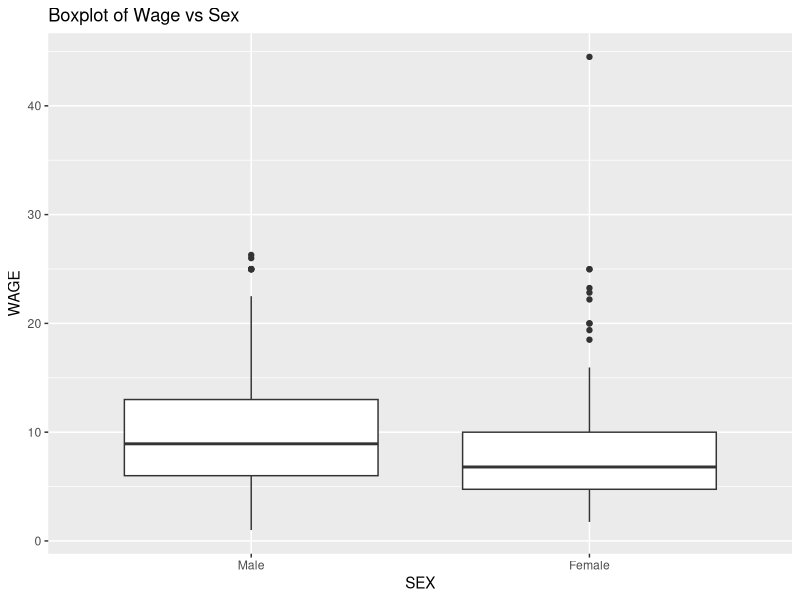
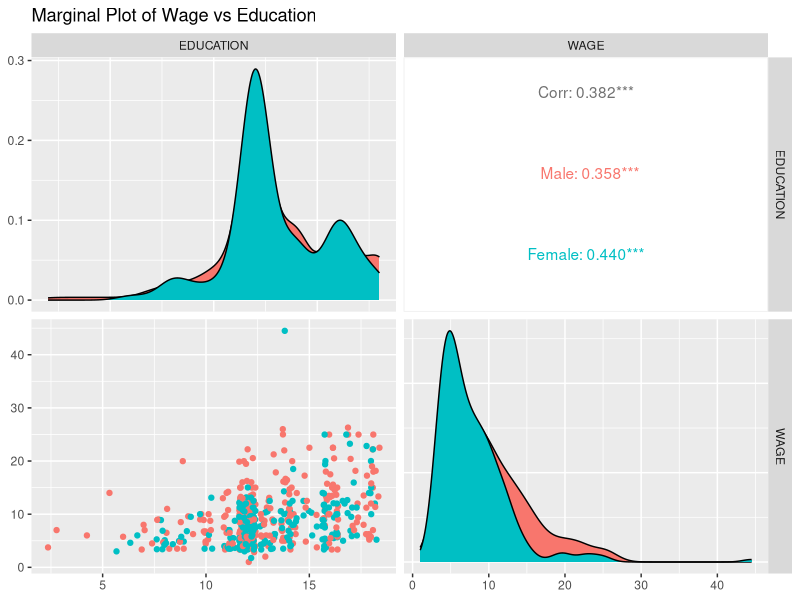
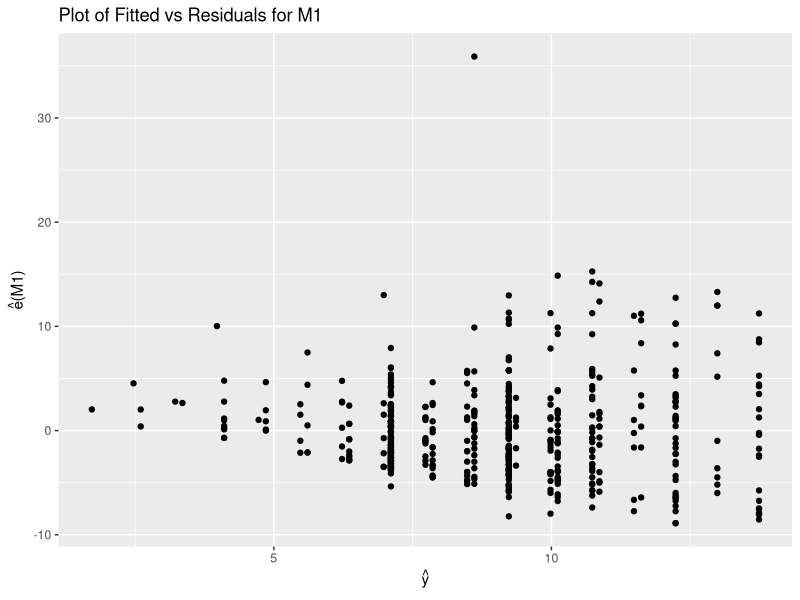
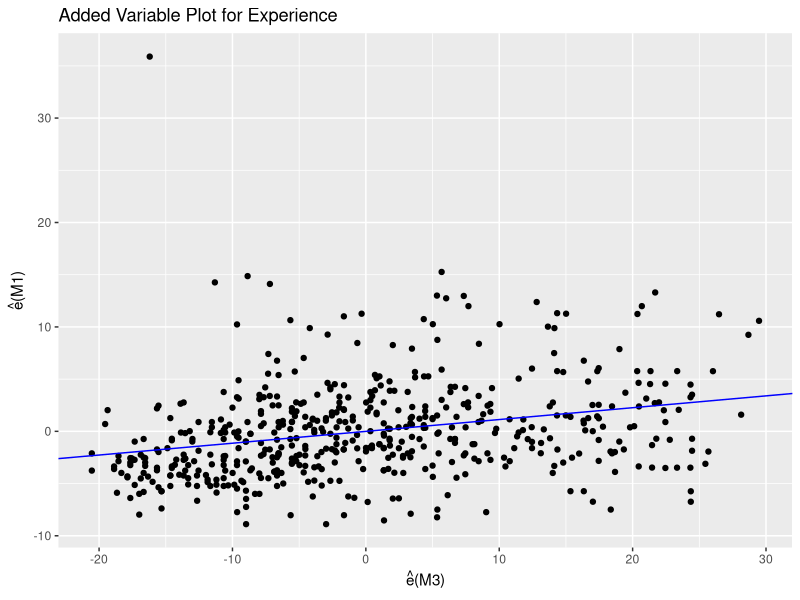
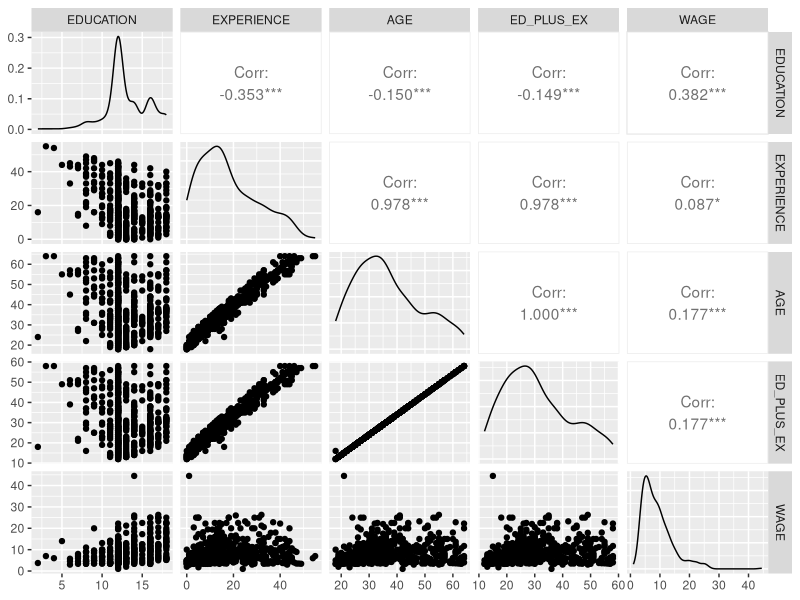
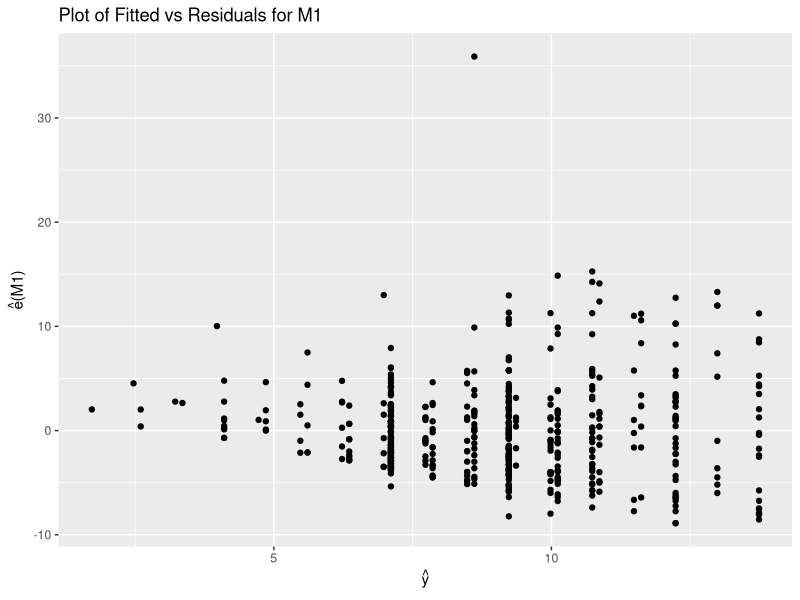
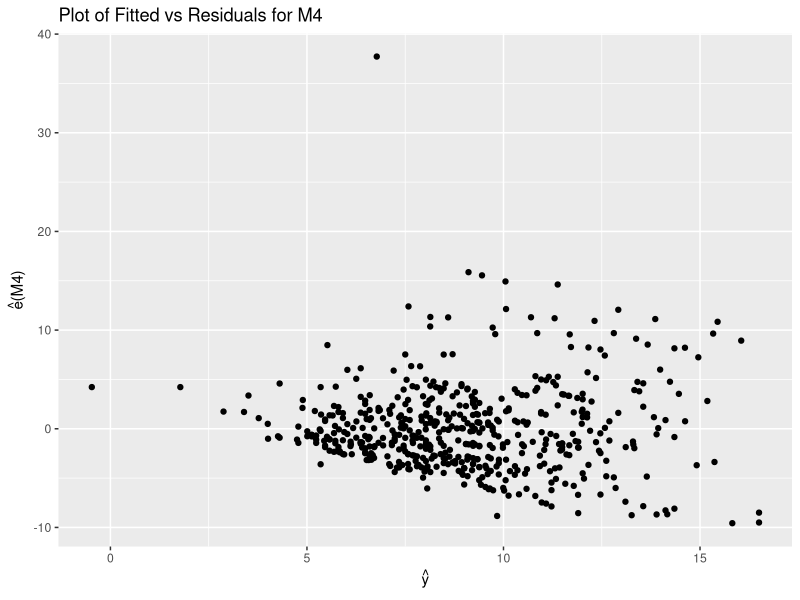
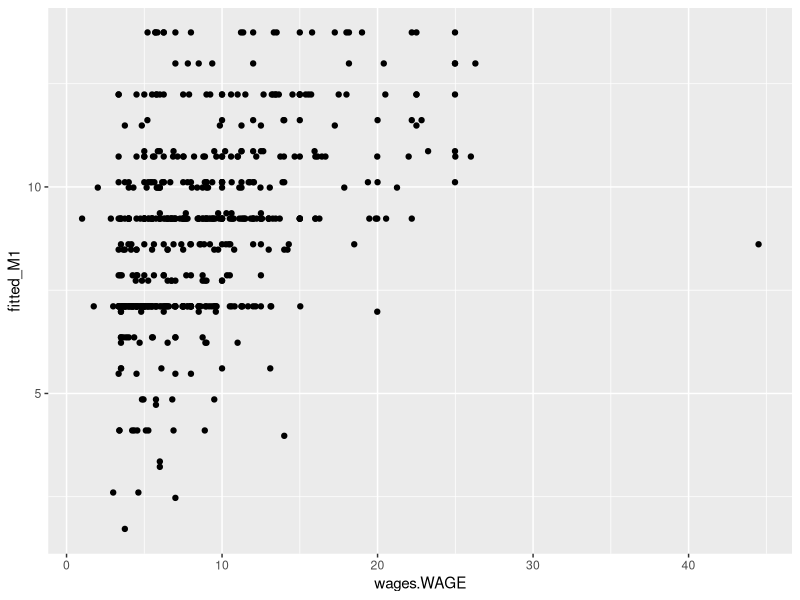

R code for these plots, in order: (Note: this script raises an error after producing the figures.)
## ---- chunk 1
library(ggplot2)
library(GGally)
# create dataframe
wages <- read.csv(file = "../data/cpswages.dat.txt", header = FALSE, sep=" ")
names(wages) <- c("EDUCATION",	"SOUTH", "SEX", "EXPERIENCE", "UNION",  "WAGE", "AGE", "RACE", "OCCUPATION", "SECTOR", "MARR")
wages = wages[,c(1,2,3,4,5,7,8,9,10,11,6)]

# Set up factors
wages$SOUTH <- factor(wages$SOUTH, levels=c(0,1),
                    labels=c('North','South'))

wages$SEX <- factor(wages$SEX, levels=c(0,1),
                    labels=c('Male','Female'))

wages$UNION <- factor(wages$UNION, levels=c(0,1),
                    labels=c('Non-Unionized','Unionized'))

wages$RACE <- factor(wages$RACE, levels=c(1,2,3),
                    labels=c('Other','Hispanic', 'White'))

wages$OCCUPATION <- factor(wages$OCCUPATION, levels=c(1,2,3,4,5,6),
                    labels=c('Management','Sales','Clerical','Service','Professional','Other'))

wages$SECTOR <- factor(wages$SECTOR, levels=c(0,1,2),
                       labels=c('Other','Manufacturing','Construction'))

wages$MARR <- factor(wages$MARR, levels=c(0,1),
                       labels=c('Unmarried','Married'))

wages$MANUFACTURING <- 1*(wages$SECTOR == 'Manufacturing')
wages$CONSTRUCTION <- 1*(wages$SECTOR == 'Construction')

wages$MANAGEMENT <- 1*(wages$OCCUPATION == 'Management')
wages$SALES <- 1*(wages$OCCUPATION == 'Sales')
wages$CLERICAL <- 1*(wages$OCCUPATION == 'Clerical')
wages$SERVICE <- 1*(wages$OCCUPATION == 'Service')
wages$PROFESSIONAL <- 1*(wages$OCCUPATION == 'Professional')

wages$WHITE <- 1*(wages$RACE == 'White')
wages$HISPANIC <- 1*(wages$RACE == 'Hispanic')

wages$ED_PLUS_EX <- wages$EDUCATION + wages$EXPERIENCE

women <- subset(wages,SEX=='Female')
men <- subset(wages,SEX=='Male')
## ---- chunk 2
p <- ggplot( wages, aes ( x = SEX, y = WAGE) )
p + geom_boxplot() + ggtitle("Boxplot of Wage vs Sex")
## ---- chunk 3
ggpairs(wages,columns = c("EDUCATION", "WAGE"), 
        lower = list(continuous=wrap("points", position="jitter")), 
        aes(colour=SEX)) + 
  ggtitle("Marginal Plot of Wage vs Education")
## ---- chunk 4
M1<-lm(WAGE~EDUCATION+SEX, data=wages)
M2<-lm(WAGE~EDUCATION+SEX+SEX:EDUCATION, data=wages)

cat(paste("Residual Standard Error for M1: ", round(sigma(M1),digits = 4), "\n",
          "Residual Standard Error for M2: ", round(sigma(M2),digits = 4), "\n",
          "Coefficient for interaction term: ",
          round(coef(M2)["EDUCATION:SEXFemale"],digits=4), "\n",
          "Confidence interval for coefficient of interaction term: ",
          list(round(confint(M2)["EDUCATION:SEXFemale",],digits=4)), "\n",
          "p-value for interaction term coefficient: ", 
          round(summary(M2)$coefficients[4,4],digits=4),
          sep = ""))

## ---- chunk 5
coef(M1)
confint(M1)
## ---- chunk 6
M3 <- lm( EXPERIENCE ~ EDUCATION + SEX, data = wages)
## ---- chunk 7
resid_M1 <- resid(M1)
resid_M3 <- resid(M3)
fitted_M1 <- fitted(M1)

avp_df <- data.frame(resid_M1, resid_M3, fitted_M1)
ex_avp_mod <- lm(resid_M1 ~ resid_M3, data = avp_df)

f_vs_rs_M1 <- ggplot( avp_df, aes ( x = fitted_M1, y = resid_M1) ) 
f_vs_rs_M1 + geom_point() +
  ggtitle("Plot of Fitted vs Residuals for M1") + 
  xlab(expression(hat(y))) + 
  ylab(expression(paste(hat(e), "(M1)")))

p_added_v_edu_exp <- ggplot( avp_df, aes ( x = resid_M3, y = resid_M1) ) 
p_added_v_edu_exp + geom_point() +
  #geom_smooth(data=wages, method='lm',formula=y~x,color="pink") +
  geom_abline ( intercept = coef(ex_avp_mod)[1], slope = coef(ex_avp_mod)[2], color="blue" ) +
  ggtitle("Added Variable Plot for Experience") +
  xlab(expression(paste(hat(e), "(M3)"))) +
  ylab(expression(paste(hat(e), "(M1)")))

cat(paste("R squared value of regression on AVP for experience:",round(summary(ex_avp_mod)$r.squared,digits = 4)))
## ---- chunk 8
M4 <- lm( WAGE ~ EDUCATION + SEX + EXPERIENCE, data = wages)
summary(M4)
## ---- chunk 9
ggpairs ( wages, columns = c("EDUCATION","EXPERIENCE","AGE","ED_PLUS_EX", "WAGE") )
## ---- chunk 10
f_vs_rs_M1 + geom_point() +
  ggtitle("Plot of Fitted vs Residuals for M1") + 
  xlab(expression(hat(y))) + 
  ylab(expression(paste(hat(e), "(M1)")))

resid_M4 <- resid(M4)
fitted_M4 <- fitted(M4)

df_M4 <- data.frame(resid_M4, fitted_M4)

f_vs_rs_M4 <- ggplot( df_M4, aes ( x = fitted_M4, y = resid_M4) ) 
f_vs_rs_M4 + geom_point() +
  ggtitle("Plot of Fitted vs Residuals for M4") + 
  xlab(expression(hat(y))) + 
  ylab(expression(paste(hat(e), "(M4)")))
## ---- chunk 11
fitted_M1 <- fitted(M1)
fitted_M4 <- fitted(M4)
inv_fitt_df <- data.frame(fitted_M1,fitted_M4, wages$WAGE)
inv_fitt_value_M1 <- ggplot( inv_fitt_df, aes ( x =wages.WAGE , y = fitted_M1) )
inv_fitt_value_M1 + geom_point()

inv_fitt_value_M4 <- ggplot( inv_fitt_df, aes ( x =wages.WAGE , y = fitted_M4) )
inv_fitt_value_M4 + geom_point()
## ---- chunk 12
bc <- boxcox(M4)
optimal_l <- bc$x[which.max(bc$y)]
## ---- chunk 13
qplot(log(wages$WAGE), geom="histogram") + xlab("log(WAGE)")
## ---- chunk 14
M5 <- lm( log(WAGE) ~ EDUCATION + SEX + EXPERIENCE, data = wages)
summary(M5)
## ---- chunk 15
occ_table <- wages %>% 
  group_by(OCCUPATION,SECTOR) %>%
  summarise(Total = length(OCCUPATION),
            Male = length(subset(OCCUPATION,SEX=="Male")),
            Female = length(subset(OCCUPATION,SEX=="Female")),
            MeanWage = round(mean(WAGE),digits = 4),
            se = sd(WAGE))
kable(occ_table)
occ_table$OCC_SEC <- paste(substring(occ_table$OCCUPATION,1,4) ,substring(occ_table$SECTOR,1,4) )
occ_table
#kable(subset(occ_table,Total>=20))
ggplot(occ_table, aes(x=OCC_SEC,y=MeanWage)) +
  geom_errorbar(aes(ymin=MeanWage-se, ymax=MeanWage+se), width=.1) +
  geom_point() + 
  xlab("Abbreviated Occupation-Sector Combination") + 
  ylab("Mean Wage") +
  theme(axis.text.x = element_text(angle = 90, hjust = 1))
